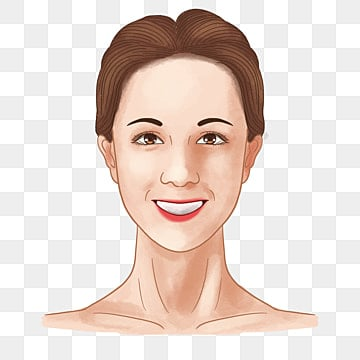
#> input picture data/face.jpg, 360 x 360 px, given in place of the camera
$ python horn_schunck_optical_flow.py
#> lines starting #> are read from the running program, lines starting #| are printed output that depends on the picture
from typing import Tuple

from cv2 import imshow, waitKey, line, destroyAllWindows, cvtColor, filter2D, blur, COLOR_BGR2GRAY, COLOR_GRAY2BGR, \
    circle, VideoCapture
from numpy import mgrid, vstack, array, int32, ones, float32, ndarray, zeros_like


def calculate_derivatives(frame1: ndarray, frame2: ndarray) -> Tuple[ndarray, ndarray, ndarray]:
    """
    Calculate spatial and temporal image derivatives.

    :param frame1: First frame
    :param frame2: Second frame
    :return: Tuple of (Ix, Iy, It) derivatives
    """
    kernel_x = array([[-1, 1], [-1, 1]]) * 0.25
    kernel_y = array([[-1, -1], [1, 1]]) * 0.25
    kernel_t = ones((2, 2)) * 0.25

    Ix = filter2D(frame1, -1, kernel_x) + filter2D(frame2, -1, kernel_x)
    Iy = filter2D(frame1, -1, kernel_y) + filter2D(frame2, -1, kernel_y)
    It = filter2D(frame2, -1, kernel_t) - filter2D(frame1, -1, kernel_t)

    return Ix, Iy, It


def horn_schunck_optical_flow(frame1: ndarray, frame2: ndarray, alpha: float = 0.1, iterations: int = 100) -> \
        Tuple[ndarray, ndarray]:
    """
    Calculate optical flow using Horn-Schunck algorithm.

    :param frame1: First frame
    :param frame2: Second frame
    :param alpha: Regularization parameter
    :param iterations: Number of iterations
    :return: Tuple of (u, v) optical flow components
    """
    Ix, Iy, It = calculate_derivatives(frame1, frame2)

    u = zeros_like(frame1, dtype=float32)
    v = zeros_like(frame1, dtype=float32)

    for _ in range(iterations):
        u_avg = blur(u, (3, 3))
        v_avg = blur(v, (3, 3))

        numerator = Ix * u_avg + Iy * v_avg + It
        denominator = alpha ** 2 + Ix ** 2 + Iy ** 2

        u = u_avg - Ix * (numerator / denominator)
        v = v_avg - Iy * (numerator / denominator)

    return u, v


def visualize_optical_flow(frame: ndarray, u: ndarray, v: ndarray, step: int = 16) -> ndarray:
    """
    Visualize optical flow by drawing arrows on the frame.

    :param frame: Original frame
    :param u: Horizontal component of optical flow
    :param v: Vertical component of optical flow
    :param step: Step size for arrow grid
    :return: Frame with optical flow visualization
    """
    h, w = frame.shape[:2]
    y, x = mgrid[step / 2:h:step, step / 2:w:step].reshape(2, -1).astype(int)
    fx, fy = u[y, x], v[y, x]
    lines = vstack([x, y, x + fx, y + fy]).T.reshape(-1, 2, 2)
    lines = int32(lines)

    vis = cvtColor(frame, COLOR_GRAY2BGR)
    for (x1, y1), (x2, y2) in lines:
        line(vis, (x1, y1), (x2, y2), (0, 255, 0), 1)
        circle(vis, (x1, y1), 1, (0, 255, 0), -1)
    return vis


def main():
    cap = VideoCapture(0)  # Use default camera

    ret, prev_frame = cap.read()
#> prev_frame is the input picture: shape (360, 360, 3); mean B, G, R 210.7, 218, 232.3
    prev_gray = cvtColor(prev_frame, COLOR_BGR2GRAY)
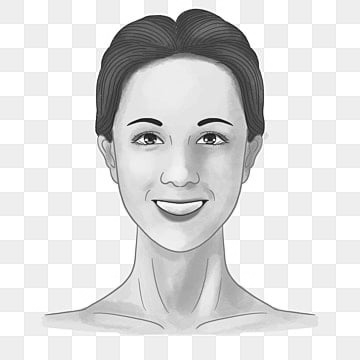
#> prev_gray: shape (360, 360); min 4, max 255, mean 221.4

    while True:
        ret, frame = cap.read()
        if not ret:
            break

        gray = cvtColor(frame, COLOR_BGR2GRAY)

        # Calculate optical flow
        u, v = horn_schunck_optical_flow(prev_gray, gray)
#> in calculate_derivatives, `Ix = filter2D(frame1, -1, kernel_x) + filter2D(frame2, -1, kernel_x)`:
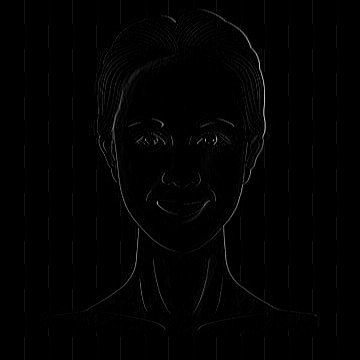
#> Ix: shape (360, 360); min 0, max 200, mean 1.9
#> in calculate_derivatives, `Iy = filter2D(frame1, -1, kernel_y) + filter2D(frame2, -1, kernel_y)`:
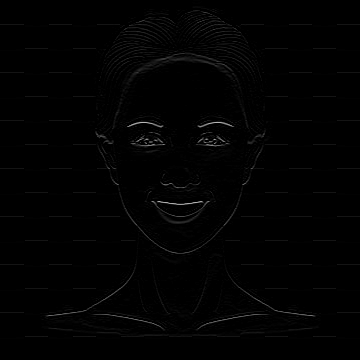
#> Iy: shape (360, 360); min 0, max 186, mean 2
#> in calculate_derivatives, `It = filter2D(frame2, -1, kernel_t) - filter2D(frame1, -1, kernel_t)`: It: shape (360, 360); every value is 0
#> the loop in horn_schunck_optical_flow, `for _ in range(iterations):` made 100 passes
#> pass 1, in horn_schunck_optical_flow, `denominator = alpha ** 2 + Ix ** 2 + Iy ** 2`:
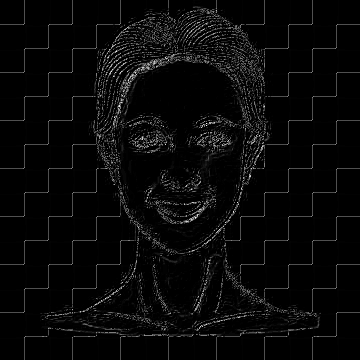
#> denominator: shape (360, 360) float64; min 0.01, max 456, mean 15.6; drawn with min black and max white

        # Visualize the optical flow
        vis = visualize_optical_flow(gray, u, v)
#> in visualize_optical_flow, `fx, fy = u[y, x], v[y, x]`: fx = 484 values from 0 to 0
#> the loop in visualize_optical_flow, `for (x1, y1), (x2, y2) in lines:` made 484 passes
#> (x1, y1, x2, y2) on passes 1 to 3: (8, 8, 8, 8), (24, 8, 24, 8), (40, 8, 40, 8)
#> after the loop in visualize_optical_flow, `for (x1, y1), (x2, y2) in lines:`:
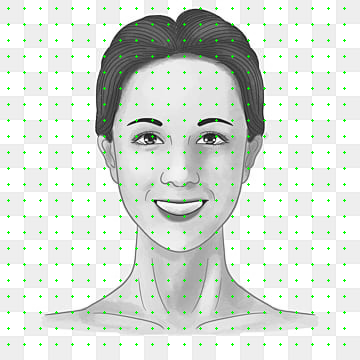
#> vis: shape (360, 360, 3); mean B, G, R 217.4, 222.1, 217.4

        imshow('Horn-Schunck Optical Flow', vis)

        # Exit if 'q' is pressed
        if waitKey(1) & 0xFF == ord('q'):
#> (key q is pressed here)
            break

        prev_gray = gray

    cap.release()
    destroyAllWindows()


if __name__ == "__main__":
    main()
